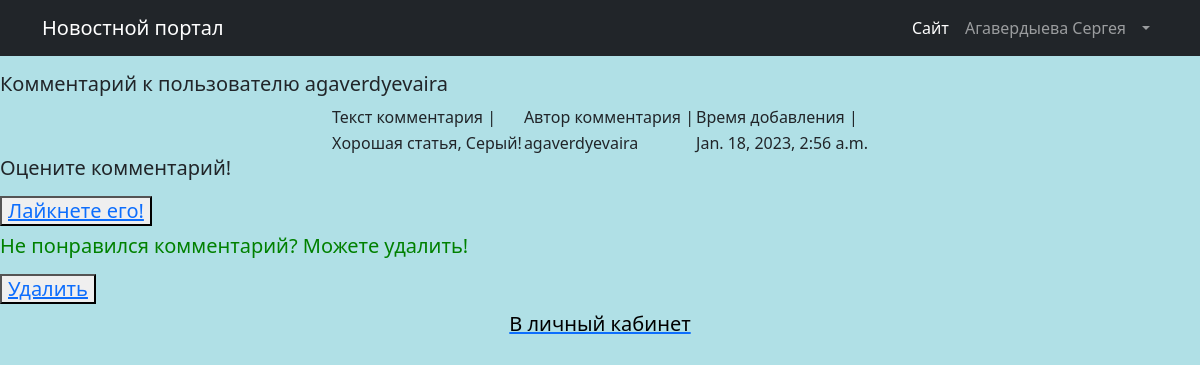
Page /posts/personal/comments/25 (signed in) on the committed database.
### PostBoard/models.py (models this page shows, shortened)
class Comment(models.Model):
    post = models.ForeignKey(to = Post,on_delete = models.CASCADE)
    user = models.ForeignKey(to = User,on_delete = models.CASCADE)
    text = models.TextField()
    time_in = models.DateTimeField(default = timezone.now())
    rating = models.IntegerField(default = 0)
    def get_absolute_url(self):
        return reverse('comment_detail',args = [str(self.id)])

### PostBoard/views.py (the view)
# urls.py: path('personal/comments/<int:pk>',CommentDetail.as_view(),name = 'comment_detail'),
class CommentDetail(LoginRequiredMixin,DetailView):
    model =Comment
    template_name = 'protect/comment_detail.html'
    context_object_name = 'comment'
    def get_context_data(self,**kwargs):
        context = super().get_context_data(**kwargs)
        context['is_not_like'] = not Like.objects.filter(user = self.request.user, comment = self.object).exists()
        return context

### templates/protect/comment_detail.html (shortened to what this page needs)
{% include 'flatpages/default.html' %}
{% block title %}
<h5>Комментарий к пользователю {{user.username}}</h5>
{% endblock title %}
<center>
{% block content %}
<table>
            <tr>
                <td>
                    Текст комментария |
                </td>
                <td>
                    Автор комментария |
                </td>
                <td>
                    Время добавления |
                </td>
            </tr>
            <tr>
                <td>
                    {{comment.text|truncatewords:10}}
                </td>
                <td>
                    {{comment.user.username}}
                </td>
                <td>
                    {{comment.time_in}}
                </td>
            </tr>
</table>
</center>
{% if is_not_like %}
    <h5>
        Оцените комментарий!<p></p>
        <button><a href = '{{comment.get_absolute_url}}/like'>Лайкнете его!</a></button>
    </h5>
{% else %}
<h5 style = color:blue>
    Вы оценили комментарий лайком!
</h5>
{% endif %}
<h5 style = color:green>
    Не понравился комментарий? Можете удалить!<p></p>
    <button><a href = '{{comment.get_absolute_url}}/delete'>Удалить</a></button>
</h5>
<center>
    <a href = '{% url "personal" %}'><h5 style = color:black>В личный кабинет</h5></a>
</center>
{% endblock content %}

### templates/flatpages/default.html (style rules this page uses)
body { background-color: grey; }

### templates/protect/comment_detail.html (style rules this page uses)
body { background-color: powderblue }

### rows in the picture
Comment: text "Хорошая статья, Серый!", user.username "agaverdyevaira", time_in "Jan. 18, 2023, 2:56 a.m."

### other values in the picture
{{ user.username }} "agaverdyevaira"
